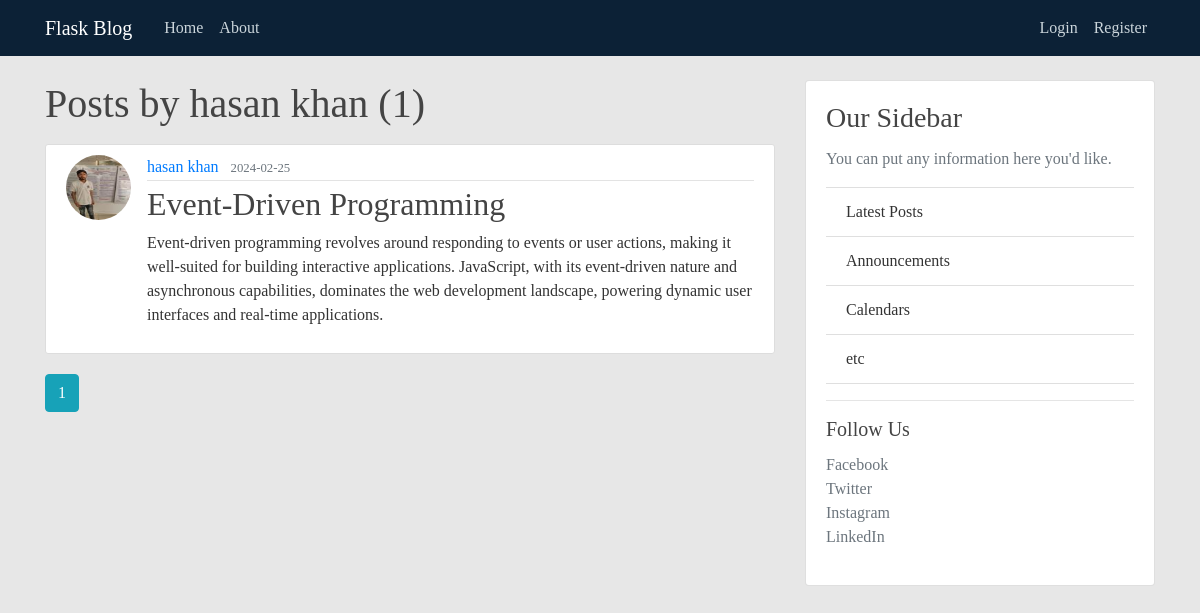
Page /user/hasan khan on the earlier database version.
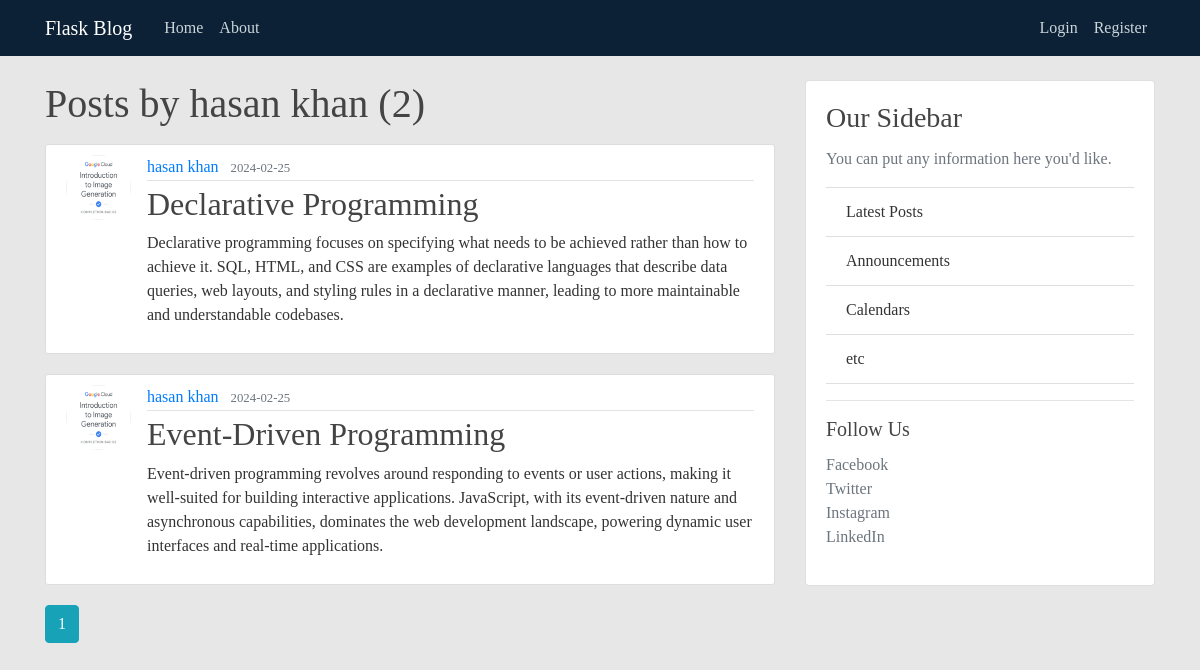
Same page on the later database version.
### flaskblog/models.py (models this page shows, shortened)
class Post(db.Model):
    id = db.Column(db.Integer, primary_key=True)
    title = db.Column(db.String(100), nullable=False)
    date_posted = db.Column(db.DateTime, nullable=False, default=datetime.utcnow)
    content = db.Column(db.Text, nullable=False)
    user_id = db.Column(db.Integer, db.ForeignKey('user.id'), nullable=False)

class User(db.Model, UserMixin):
    id = db.Column(db.Integer, primary_key=True)
    username = db.Column(db.String(20), unique=True, nullable=False)
    email = db.Column(db.String(120), unique=True, nullable=False)
    image_file = db.Column(db.String(20), nullable=False, default='default.jpg')
    password = db.Column(db.String(60), nullable=False)
    posts = db.relationship('Post', backref='author', lazy=True)

### flaskblog/users/routes.py (the view)
@users.route("/user/<string:username>")
def user_posts(username):
    page = request.args.get('page', 1, type=int)
    user = User.query.filter_by(username=username).first_or_404()
    posts = Post.query.filter_by(author=user)\
        .order_by(Post.date_posted.desc())\
        .paginate(page=page, per_page=5)
    return render_template('user_posts.html', posts=posts, user=user)

### flaskblog/templates/user_posts.html
{% extends "layout.html" %}
{% block content %}
    <h1 class="mb-3">Posts by {{ user.username }} ({{ posts.total }})</h1>
    {% for post in posts.items %}
        <article class="media content-section">
          <img class="rounded-circle article-img" src="{{ url_for('static', filename='profile_pics/' + post.author.image_file) }}">
          <div class="media-body">
            <div class="article-metadata">
              <a class="mr-2" href="{{ url_for('users.user_posts', username=post.author.username) }}">{{ post.author.username }}</a>
              <small class="text-muted">{{ post.date_posted.strftime('%Y-%m-%d') }}</small>
            </div>
            <h2><a class="article-title" href="{{ url_for('posts.post', post_id=post.id) }}">{{ post.title }}</a></h2>
            <p class="article-content">{{ post.content }}</p>
          </div>
        </article>
    {% endfor %}
    {% for page_num in posts.iter_pages(left_edge=1, right_edge=1, left_current=1, right_current=2) %}
      {% if page_num %}
        {% if posts.page == page_num %}
          <a class="btn btn-info mb-4" href="{{ url_for('users.user_posts', username=user.username, page=page_num) }}">{{ page_num }}</a>
        {% else %}
          <a class="btn btn-outline-info mb-4" href="{{ url_for('users.user_posts', username=user.username, page=page_num) }}">{{ page_num }}</a>
        {% endif %}
      {% else %}
        ...
      {% endif %}
    {% endfor %}
{% endblock content %}

Differences in the rows shown:
added Post: image_file (picture), author.username "hasan khan", date_posted "2024-02-25", title "Declarative Programming", content "Declarative programming focuses on specifying what needs to be achieved rather than how to achieve it. SQL, HTML, and CSS are examples of declarative languages that describe data queries, web layouts, and styling rules in a declarative manner, leading to more maintainable and understandable codebases."
changed through a linked row, Post "Event-Driven Programming": image_file: a different picture
Other differences:
{{ posts.total }}: "1" → "2"
